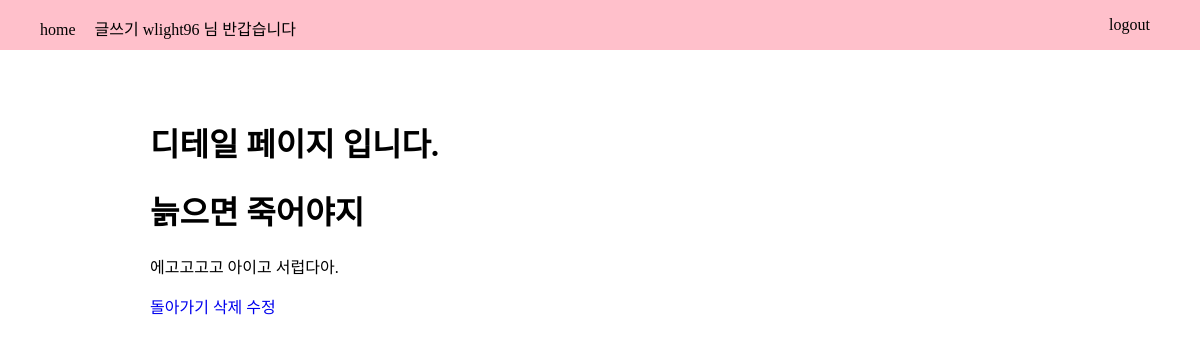
/blog/1 (signed in), run on an earlier commit of the app's database.
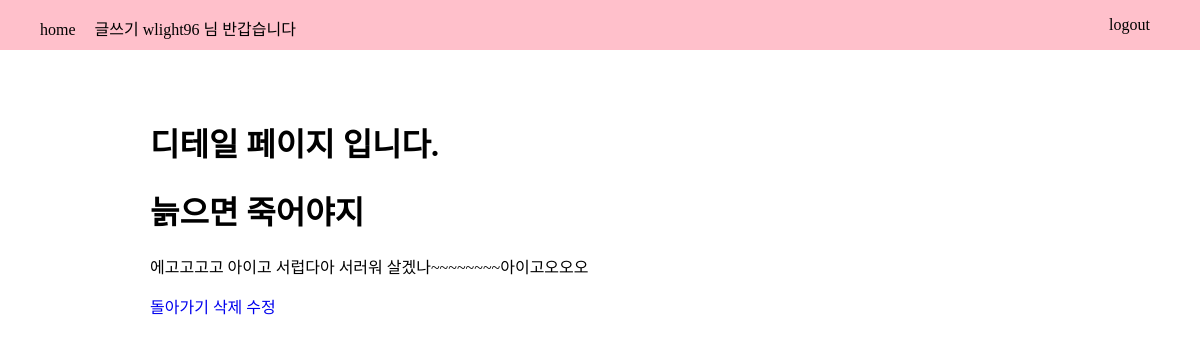
And on a later commit of the database.
### blog/models.py (models this page shows, shortened)
class Blog(models.Model):
    title = models.CharField(max_length = 2000)
    pub_dated = models.DateTimeField('data published')
    body = models.TextField()

### blog/views.py (the view)
# urls.py: path('<int:blog_id>', views.detail, name='detail'),
def detail(request,blog_id):
    blog_detail = Blog.objects.get(id = blog_id)
    return render(request, 'detail.html', {'blog': blog_detail})

### blog/templates/detail.html (shortened to what this page needs)
{% extends 'base.html' %}
{% block content %}
    <br>
    <body>
        <h1>디테일 페이지 입니다.</h1>
        <h1>{{blog.title}}</h1>
        <p>{{blog.body}}</p>
        <a href="{% url 'home' %}">돌아가기</a>
        <a href="{% url 'delete' blog.id %}">삭제</a>
        <a href="{% url 'edit' blog.id %}">수정</a>
    </body>
{% endblock %}

What changed in the data, as far as the page shows it:
changed Blog "늙으면 죽어야지": body "에고고고고 아이고 서럽다아." → "에고고고고 아이고 서럽다아 서러워 살겠나~~~~~~~~아이고오오오"
